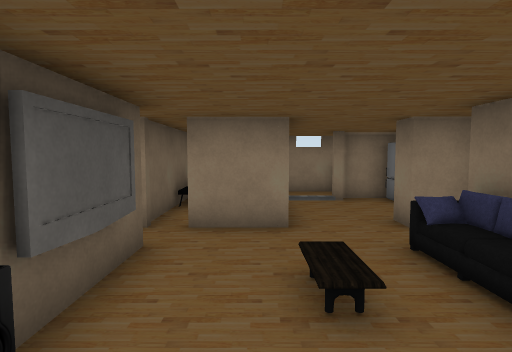
view 1 (above)

16 first-person views from a walk through a 3-D level made in the Unity game engine. The camera is 1.4 m above the floor, tilts 4° down and sees 80° across. Doors are open. The floor is counted in squares, 1 m on a side. Each view is taken from the middle of a square. On the plan, view 1 faces up. The plan holds only what a view shows up to about 14 squares ahead; the rest is blank. The player is left out. Some animated figures are left out. Some surface patterns are stand-ins.

view 2
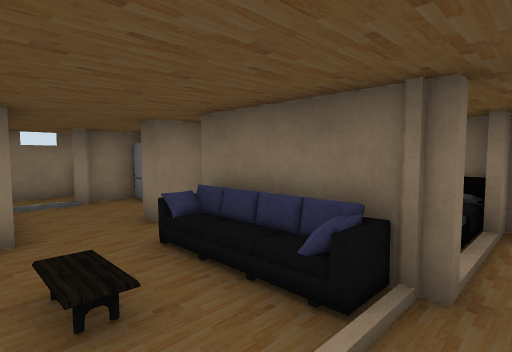

view 3
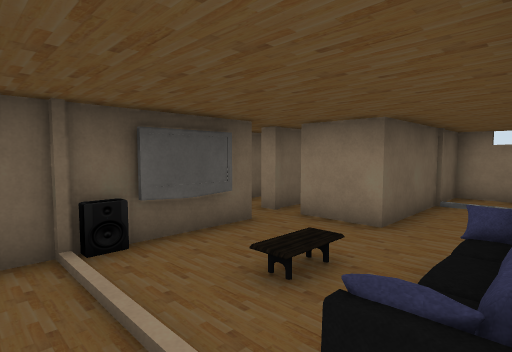

view 4
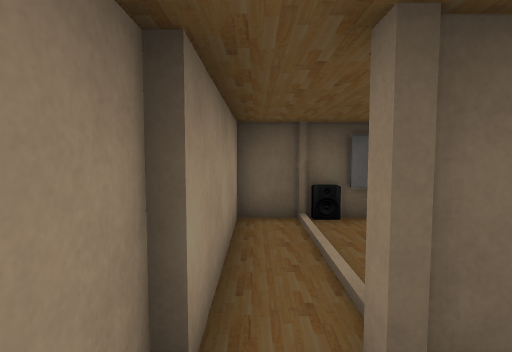

view 5
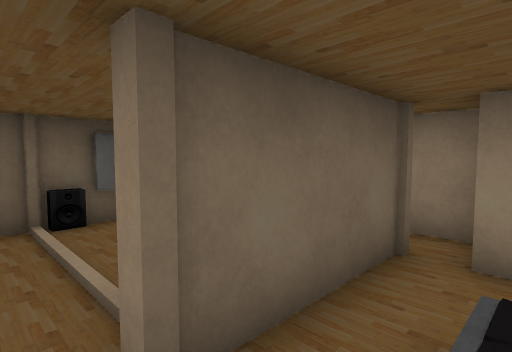

view 6
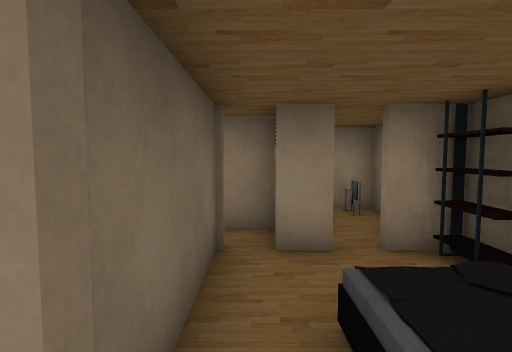

view 7
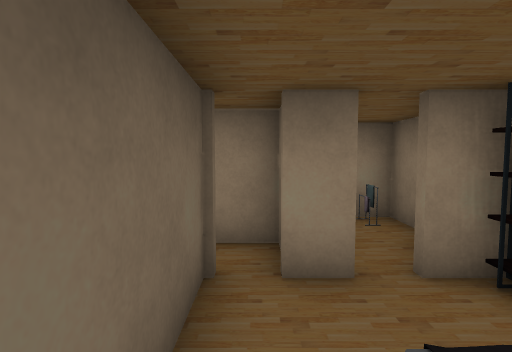

view 8
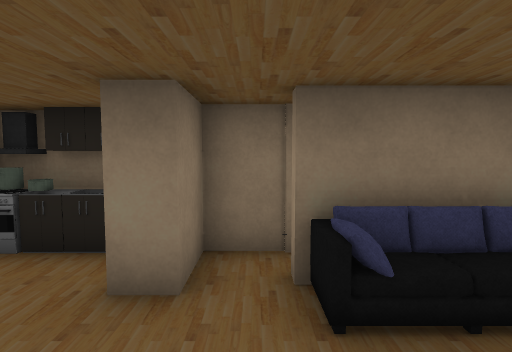

view 9
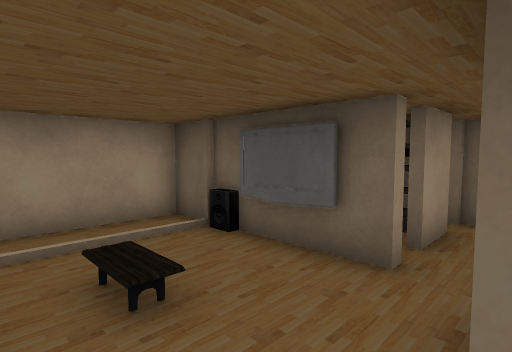

view 10
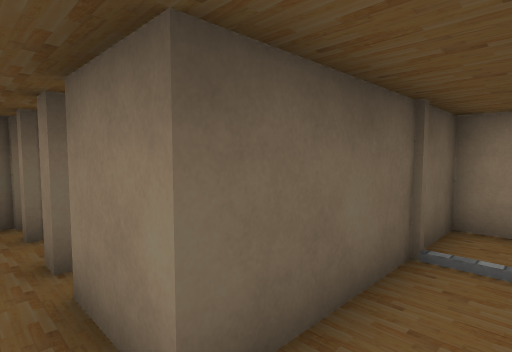

view 11
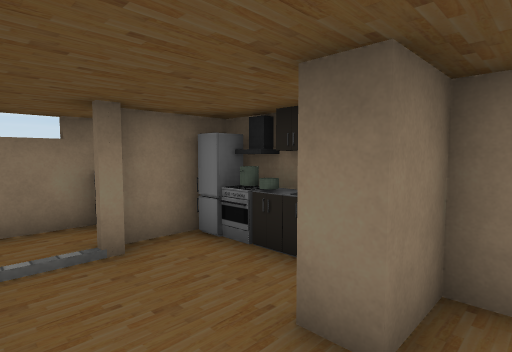

view 12
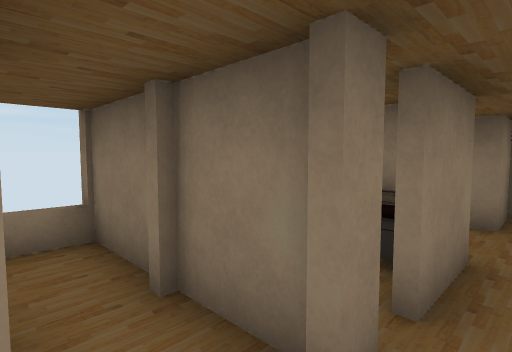

view 13
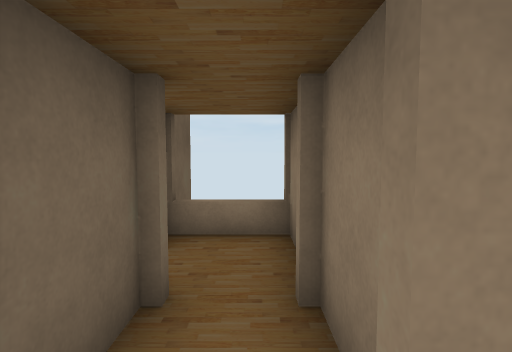

view 14
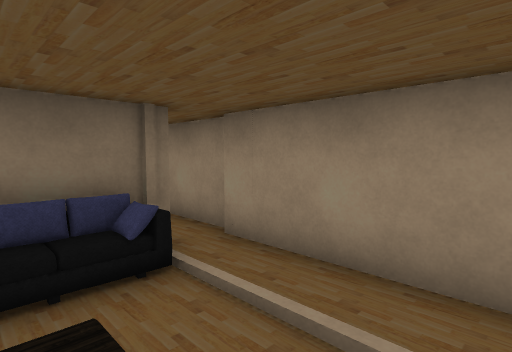

view 15
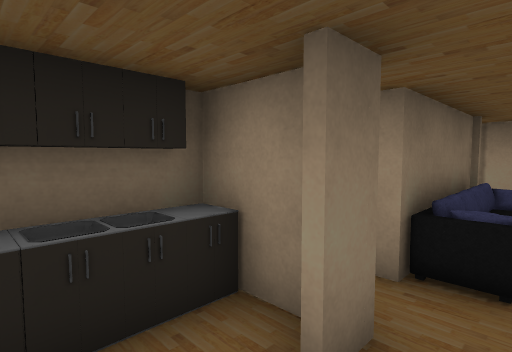

view 16
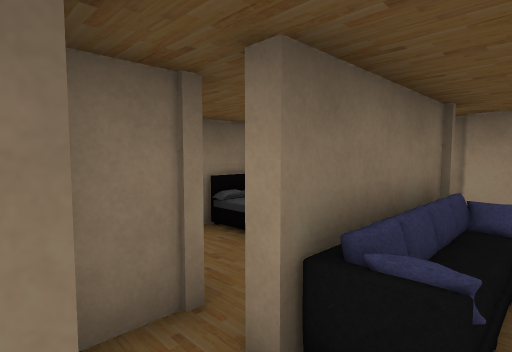

### Floor plan
Key: @ floor where view 1 was taken; # wall or solid block; . floor; = window, fence, low wall or low ledge; T TV; S sofa; P speaker; C cabinet; O other object.
Columns run from 5 left of view 1 to 7 right of it. Each row starts with its distance up from view 1.
 12       ###
 11       #.O
 10    #  #.##
  9  ..#  #.##O
  8  #.#  #..=C
  7   .####..=C##
  6 ##.####.##C#
  5 #........# #
  4 ####....#####
  3    T..O.S...#
  2    P....S.###
  1    #....#.###
  0    #.@.....#
 -1    #########

Positions as (right, up) in squares from view 1, and headings:
1: (0, 0), facing up
2: (0, 0), facing up-right
3: (3, 0), facing up-left
4: (5, 0), facing left
5: (5, 0), facing up-left
6: (4, 0), facing up
7: (4, 1), facing up
8: (0, 5), facing right
9: (2, 6), facing down-left
10: (2, 5), facing up-left
11: (1, 5), facing up-right
12: (-4, 5), facing up-right
13: (-3, 5), facing up
14: (-1, 3), facing down-right
15: (2, 8), facing down-right
16: (2, 6), facing down-right
